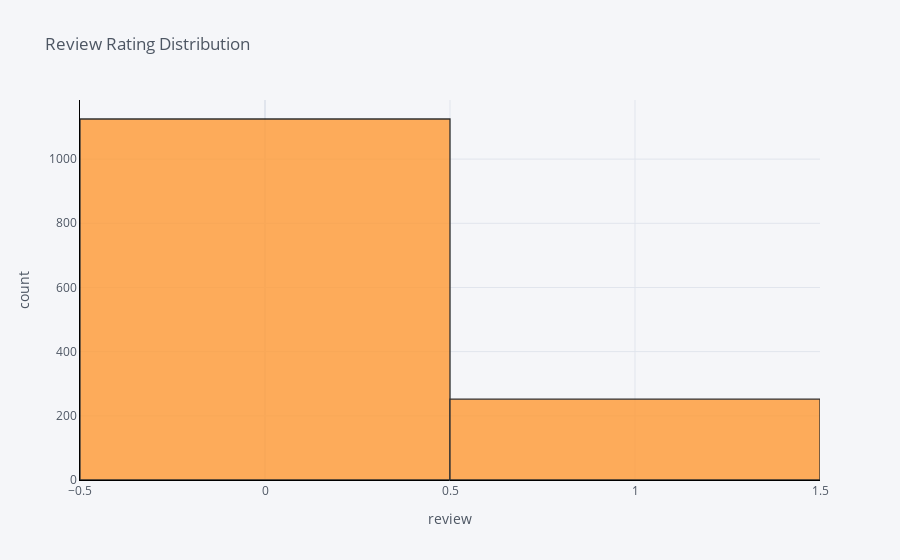

Notebook source saved alongside this figure:
### Code cell
df['label'].iplot(
    kind='hist',
    xTitle='review',
    linecolor='black',
    yTitle='count',
    title='Review Rating Distribution')

### Figure 1 — Plotly figure (JSON) as saved in the notebook; plotly's stock layout.template omitted (floating-point values rounded to 4 significant figures; data arrays with more than 128 entries replaced by an {"elided": "..."} marker saying what was removed)
{"data": [{"histfunc": "count", "histnorm": "", "marker": {"color": "rgba(255, 153, 51, 1.0)", "line": {"color": "#000000", "width": 1.3}}, "name": "label", "opacity": 0.8, "orientation": "v", "type": "histogram", "x": {"elided": "1377 int values"}}], "layout": {"barmode": "overlay", "legend": {"bgcolor": "#F5F6F9", "font": {"color": "#4D5663"}}, "paper_bgcolor": "#F5F6F9", "plot_bgcolor": "#F5F6F9", "title": {"font": {"color": "#4D5663"}, "text": "Review Rating Distribution"}, "xaxis": {"gridcolor": "#E1E5ED", "linecolor": "black", "showgrid": true, "tickfont": {"color": "#4D5663"}, "title": {"font": {"color": "#4D5663"}, "text": "review"}, "zerolinecolor": "#E1E5ED"}, "yaxis": {"gridcolor": "#E1E5ED", "linecolor": "black", "showgrid": true, "tickfont": {"color": "#4D5663"}, "title": {"font": {"color": "#4D5663"}, "text": "count"}, "zerolinecolor": "#E1E5ED"}}}
